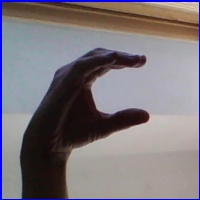
#> input picture data/develop/C12.jpg, 200 x 200 px, found by its file name
$ python Good.py
#> lines starting #> are read from the running program, lines starting #| are printed output that depends on the picture; after the words box and inside, x2 and y2 are one past the last pixel; in counts of white or black regions, pixels touching at a corner belong together; long printed decimals are rounded
import cv2
import numpy as np


def black_white_ratio(image):
    thresh_b_w = list(np.ravel(image))
    thresh_b = [e for e in thresh_b_w if e == 0]
    thresh_w = [e for e in thresh_b_w if e == 255]
    black_to_white_ratio_feature = len(thresh_b) / len(thresh_w)
    print("Feat1-B/W ratio: ", black_to_white_ratio_feature)
    return black_to_white_ratio_feature


def canny_edges_thresholds(self):
    thresh11 = cv2.getTrackbarPos('thresh1', 'canny')
    thresh22 = cv2.getTrackbarPos('thresh2', 'canny')
    edge = cv2.Canny(no_background, thresh11, thresh22)
    cv2.imshow('canny', edge)


def canny_edges(thresh_1, thresh_2, image):
    # Extract Feature 2 (Number of components from Canny edge detection)
    canny_edge = cv2.Canny(image, thresh_1, thresh_2)
    return_value, canny_labels = cv2.connectedComponents(canny_edge)
    no_of_components_feature = return_value

    # Extract Feature 3 (Number of edges detected)
    canny_edge_flat = list(np.ravel(canny_edge))
    total_edge_length_feature = [e for e in canny_edge_flat if e == 255]
    total_edge_length_feature = len(total_edge_length_feature)
    return canny_edge, no_of_components_feature, total_edge_length_feature


def connected_components_statistics(image, conn):
    conn_comp_stats = []
    nb_components, output, stats, centroids = cv2.connectedComponentsWithStats(image, connectivity=conn)

    index_of_biggest_component = np.argsort(-stats[:, -1])[1]
    indexes_group = np.argsort(stats[:, cv2.CC_STAT_AREA])

    stats = stats[indexes_group]
    biggest_component = stats[len(stats) - 2]
    print(biggest_component)

    largest_width = biggest_component[2]
    largest_height = biggest_component[3]
    largest_area = biggest_component[4]

    centroid_x = centroids[index_of_biggest_component][0]
    centroid_y = centroids[index_of_biggest_component][1]
    conn_comp_stats.append([largest_width, largest_height, largest_area, centroid_x, centroid_y])
    return conn_comp_stats


def contouring(image):
    contours, hierarchy = cv2.findContours(image, cv2.RETR_TREE, cv2.CHAIN_APPROX_SIMPLE)
    contours = max(contours, key=lambda x: cv2.contourArea(x))
    cv2.drawContours(img, [contours], -1, (255, 255, 0), 2)
    cv2.imshow("contours", img)

    hull = cv2.convexHull(contours)
    cv2.drawContours(img, [hull], -1, (0, 255, 255), 2)
    cv2.imshow("hull+contours", img)

    print(len(contours), len(hull))
    return len(contours), len(hull)


# Loading an ASL related image, its equivalent in grayscale and the background
img = cv2.imread('C12.jpg')
#> img is the input picture: shape (200, 200, 3); mean B, G, R 124.1, 118.5, 124.9
gray_img = cv2.imread('C12.jpg', 0)
#> gray_img: shape (200, 200); min 10, max 215, mean 121
nothing_img = cv2.imread('nothing12.jpg', 0)
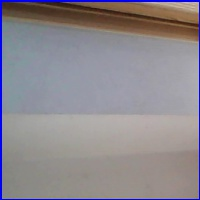
#> input picture data/develop/nothing12.jpg, 200 x 200 px, found by its file name
#> nothing_img: shape (200, 200); min 23, max 191, mean 138.9

# Grayscale Image shape/size
print(img.shape)
#| (200, 200, 3)
print(img.size)
#| 120000

# Subtracting the background to isolate the hand
no_background = cv2.subtract(nothing_img, gray_img)
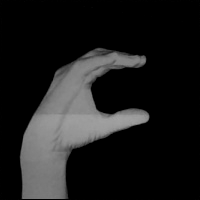
#> no_background: shape (200, 200); min 0, max 164, mean 28.5

# Binary transformation of the image to black and white
binary_thresh = 10
no_background = np.where(no_background < 30, 0, no_background)
ret, binary_img = cv2.threshold(no_background, binary_thresh, 255, cv2.THRESH_BINARY)
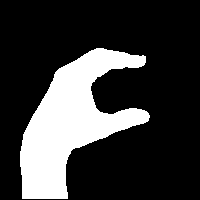
#> binary_img: shape (200, 200); 22.9% white; 1 white region, box (x1, y1, x2, y2) and area: (20, 48, 150, 199) 9166
#> ret = 10

# Feature 1 (Black/White pixels ratio)
feature_1 = black_white_ratio(binary_img)
#> in black_white_ratio, `thresh_b_w = list(np.ravel(image))`: thresh_b_w = 40000 items
#> in black_white_ratio, `thresh_b = [e for e in thresh_b_w if e == 0]`: thresh_b = 30834 items
#> in black_white_ratio, `thresh_w = [e for e in thresh_b_w if e == 255]`: thresh_w = 9166 values from 255 to 255
#> in black_white_ratio, `black_to_white_ratio_feature = len(thresh_b) / len(thresh_w)`: black_to_white_ratio_feature = 3.36
#| Feat1-B/W ratio:  3.364
#> feature_1 = 3.36

# Canny Edge Detection

cv2.namedWindow('canny')

# Creating trackbars to help us determine the canny edge detection thresholds
cv2.createTrackbar('thresh1', 'canny', 0, 255, canny_edges_thresholds)
cv2.createTrackbar('thresh2', 'canny', 0, 255, canny_edges_thresholds)

# Call the function canny_edges to get a hold of good thresholds
canny_edges_thresholds(self=0)
#> in canny_edges_thresholds, `edge = cv2.Canny(no_background, thresh11, thresh22)`: edge: shape (200, 200); 7% white in thin lines or dots, all inside (x1, y1, x2, y2) = (20, 48, 150, 200)

thresh1 = 255
thresh2 = 101

# Features 2,3 Canny Edge # of components and # of edges
canny_edge_img, feature_2, feature_3 = canny_edges(thresh1, thresh2, no_background)
#> in canny_edges, `canny_edge = cv2.Canny(image, thresh_1, thresh_2)`:
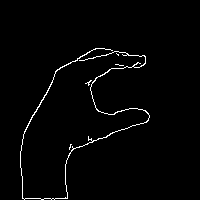
#> canny_edge: shape (200, 200); 1.8% white in thin lines or dots, all inside (x1, y1, x2, y2) = (20, 48, 150, 200)
#> in canny_edges, `return_value, canny_labels = cv2.connectedComponents(canny_edge)`: canny_labels: shape (200, 200) int32; 6 distinct labels, from 0 to 5
#> in canny_edges, `return_value, canny_labels = cv2.connectedComponents(canny_edge)`: return_value = 6
#> in canny_edges, `canny_edge_flat = list(np.ravel(canny_edge))`: canny_edge_flat = 40000 items
#> in canny_edges, `total_edge_length_feature = [e for e in canny_edge_flat if e == 255]`: total_edge_length_feature = 723 values from 255 to 255
#> in canny_edges, `total_edge_length_feature = len(total_edge_length_feature)`: total_edge_length_feature = 723
#> feature_2 = 6; feature_3 = 723

# Features 4-8  Stats of the largest connected component -> [Height,width,Area,Centroid coordinates]
connectivity = 8
connected_comp_stats = connected_components_statistics(canny_edge_img, connectivity)
#> in connected_components_statistics, `nb_components, output, stats, centroids = cv2.connectedComponentsWithS..`: nb_components = 6; stats = [[0, 0, 200, 200, 39277], [20, 48, 130, 152, 689], [116, 53, 3, 3, 4], [115, 64, 9, 2, 9], [85, 80, 7, 6, 13], [69, 144, 3, 6, 8]]; centroids = [[99.78, 99.31], [83.56, 111], [117.2, 54], [119, 64.56], [88.31, 82.31], [69.75, 146.2]]
#> in connected_components_statistics, `index_of_biggest_component = np.argsort(-stats[:, -1])[1]`: index_of_biggest_component = 1
#> in connected_components_statistics, `indexes_group = np.argsort(stats[:, cv2.CC_STAT_AREA])`: indexes_group = [2, 5, 3, 4, 1, 0]
#> in connected_components_statistics, `stats = stats[indexes_group]`: stats = [[116, 53, 3, 3, 4], [69, 144, 3, 6, 8], [115, 64, 9, 2, 9], [85, 80, 7, 6, 13], [20, 48, 130, 152, 689], [0, 0, 200, 200, 39277]]
#> in connected_components_statistics, `biggest_component = stats[len(stats) - 2]`: biggest_component = [20, 48, 130, 152, 689]
#| [ 20  48 130 152 689]
#> in connected_components_statistics, `largest_width = biggest_component[2]`: largest_width = 130
#> in connected_components_statistics, `largest_height = biggest_component[3]`: largest_height = 152
#> in connected_components_statistics, `largest_area = biggest_component[4]`: largest_area = 689
#> in connected_components_statistics, `centroid_x = centroids[index_of_biggest_component][0]`: centroid_x = 83.56
#> in connected_components_statistics, `centroid_y = centroids[index_of_biggest_component][1]`: centroid_y = 111
#> connected_comp_stats = [[130, 152, 689, 83.56, 111]]

# Features 9-10 Contouring features (Hull and Contours of the image)
Hull, contour = contouring(no_background)
#> in contouring, `contours, hierarchy = cv2.findContours(image, cv2.RETR_TREE, cv2.CHAIN..`: contours = 1 contour; box (x1, y1, x2, y2) and area: (20, 48, 150, 199) 8898
#> in contouring, `contours = max(contours, key=lambda x: cv2.contourArea(x))`: contours = contour of 258 points, box (x1, y1, x2, y2) (20, 48, 150, 199), area 8898
#> in contouring, `cv2.drawContours(img, [contours], -1, (255, 255, 0), 2)`:
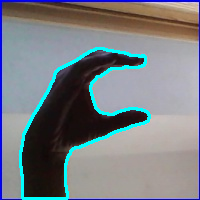
#> img: shape (200, 200, 3); mean B, G, R 131.3, 126.2, 120.1
#> in contouring, `hull = cv2.convexHull(contours)`: hull = contour of 18 points, box (x1, y1, x2, y2) (20, 48, 150, 199), area 13300
#> in contouring, `cv2.drawContours(img, [hull], -1, (0, 255, 255), 2)`:
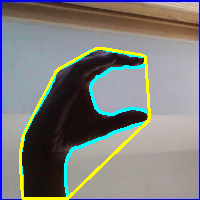
#> img: shape (200, 200, 3); 3.3% of pixels changed, all inside (x1, y1, x2, y2) = (19, 47, 151, 200)
#| 258 18
#> Hull = 258; contour = 18

result = np.hstack((gray_img, nothing_img, no_background, binary_img, canny_edge_img))
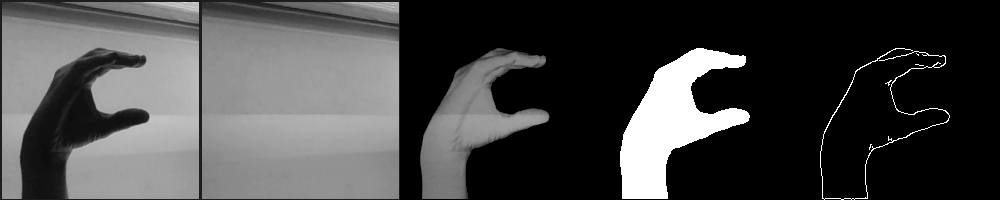
#> result: shape (200, 1000); min 0, max 255, mean 70.3
cv2.imshow('try', result)

cv2.waitKey(0)
cv2.destroyAllWindows()
